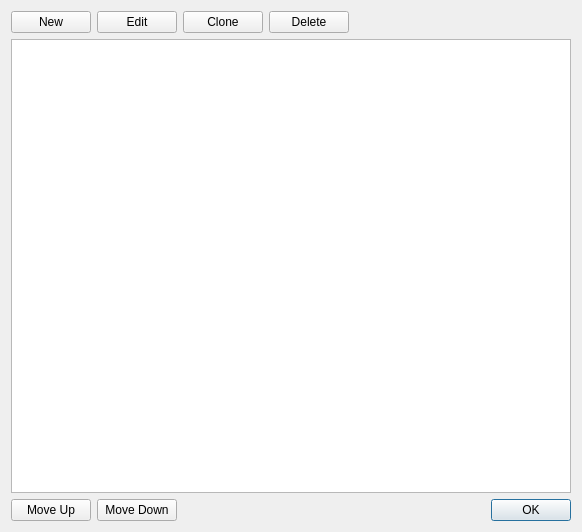
<?xml version="1.0" encoding="UTF-8"?>
<ui version="4.0">
 <class>MannAnimDBEditorDialog</class>
 <widget class="QDialog" name="MannAnimDBEditorDialog">
  <property name="geometry">
   <rect>
    <x>0</x>
    <y>0</y>
    <width>582</width>
    <height>532</height>
   </rect>
  </property>
  <property name="windowTitle">
   <string>Animation Database Editor</string>
  </property>
  <layout class="QVBoxLayout" name="verticalLayout">
   <item>
    <layout class="QHBoxLayout" name="horizontalLayout">
     <item>
      <widget class="QPushButton" name="m_newContext">
       <property name="text">
        <string>New</string>
       </property>
      </widget>
     </item>
     <item>
      <widget class="QPushButton" name="m_editContext">
       <property name="text">
        <string>Edit</string>
       </property>
      </widget>
     </item>
     <item>
      <widget class="QPushButton" name="m_cloneContext">
       <property name="text">
        <string>Clone</string>
       </property>
      </widget>
     </item>
     <item>
      <widget class="QPushButton" name="m_deleteContext">
       <property name="text">
        <string>Delete</string>
       </property>
      </widget>
     </item>
     <item>
      <spacer name="horizontalSpacer">
       <property name="orientation">
        <enum>Qt::Horizontal</enum>
       </property>
       <property name="sizeHint" stdset="0">
        <size>
         <width>248</width>
         <height>20</height>
        </size>
       </property>
      </spacer>
     </item>
    </layout>
   </item>
   <item>
    <widget class="MannDeselectableTreeView" name="m_adbTree">
     <attribute name="headerVisible">
      <bool>false</bool>
     </attribute>
    </widget>
   </item>
   <item>
    <layout class="QHBoxLayout" name="horizontalLayout_2">
     <item>
      <widget class="QPushButton" name="m_moveUp">
       <property name="text">
        <string>Move Up</string>
       </property>
      </widget>
     </item>
     <item>
      <widget class="QPushButton" name="m_moveDown">
       <property name="text">
        <string>Move Down</string>
       </property>
      </widget>
     </item>
     <item>
      <spacer name="horizontalSpacer_2">
       <property name="orientation">
        <enum>Qt::Horizontal</enum>
       </property>
       <property name="sizeHint" stdset="0">
        <size>
         <width>40</width>
         <height>20</height>
        </size>
       </property>
      </spacer>
     </item>
     <item>
      <widget class="QDialogButtonBox" name="buttonBox">
       <property name="standardButtons">
        <set>QDialogButtonBox::Ok</set>
       </property>
      </widget>
     </item>
    </layout>
   </item>
  </layout>
 </widget>
 <customwidgets>
  <customwidget>
   <class>MannDeselectableTreeView</class>
   <extends>QTreeView</extends>
   <header>Mannequin/MannDeselectableTreeView.h</header>
  </customwidget>
 </customwidgets>
 <resources/>
 <connections>
  <connection>
   <sender>buttonBox</sender>
   <signal>accepted()</signal>
   <receiver>MannAnimDBEditorDialog</receiver>
   <slot>accept()</slot>
   <hints>
    <hint type="sourcelabel">
     <x>534</x>
     <y>510</y>
    </hint>
    <hint type="destinationlabel">
     <x>320</x>
     <y>501</y>
    </hint>
   </hints>
  </connection>
 </connections>
</ui>
